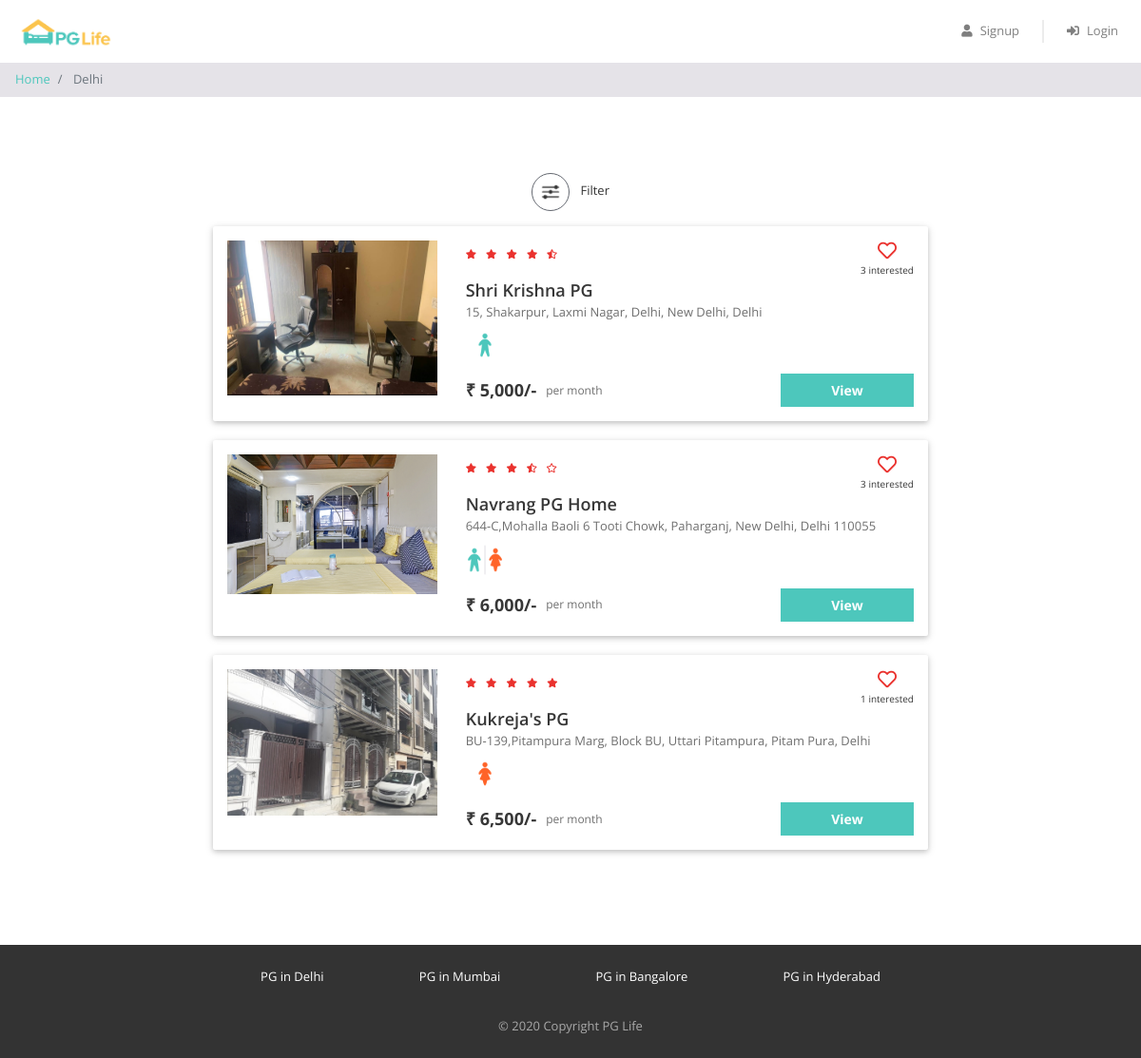
The app's page /property_list_high.php?city=Delhi with its own data.
### tables this page shows
CREATE TABLE `properties` (
  `id` int(11) NOT NULL,
  `city_id` int(11) NOT NULL,
  `name` varchar(100) NOT NULL,
  `address` varchar(255) NOT NULL,
  `description` longtext NOT NULL,
  `gender` enum('male','female','unisex') NOT NULL,
  `rent` int(11) NOT NULL,
  `rating_clean` float(2,1) NOT NULL,
  `rating_food` float(2,1) NOT NULL,
  `rating_safety` float(2,1) NOT NULL
);

### property_list_high.php (the view, shortened to what this page needs)
<?php
require "includes/database_connect.php";
$city_name = $_GET["city"];
$sql_1 = "SELECT * FROM cities WHERE name ='$city_name'";
$result_1 = mysqli_query($conn, $sql_1);
$city = mysqli_fetch_assoc($result_1);
$city_id = $city['id'];
$sql_3 = "SELECT *
            FROM interested_users_properties iup
            INNER JOIN properties p ON iup.property_id = p.id
            WHERE p.city_id = $city_id";
$result_3 = mysqli_query($conn, $sql_3);
$interested_users_properties = mysqli_fetch_all($result_3, MYSQLI_ASSOC);
?>
<!DOCTYPE html>
<html lang="en">
<head>
    <?php
    include "includes/head_links.php";
    ?>
    <link href="css/property_list.css" rel="stylesheet" />
</head>
<body>
    <?php
    include "includes/header.php";
    ?>
    <nav aria-label="breadcrumb">
        <ol class="breadcrumb py-2">
            <li class="breadcrumb-item">
                <a href="index.php">Home</a>
            </li>
            <li class="breadcrumb-item active" aria-current="page">
                <?php echo $city_name; ?>
            </li>
        </ol>
    </nav>
    <div class="page-container">
        <div class="filter-bar row justify-content-around">
            <div class="col-auto" data-toggle="modal" data-target="#filter-modal">
                <img src="img/filter.png" alt="filter" />
                <span>Filter</span>
            </div>
        </div>
        <?php
            $sql_2 = "SELECT p.* FROM properties p,cities c WHERE p.city_id = c.id and c.name='$city_name'  order by rent ASC";
        $result_2 = mysqli_query($conn, $sql_2);
        $properties = mysqli_fetch_all($result_2, MYSQLI_ASSOC);
        foreach ($properties as $property) {
            $property_images = glob("img/properties/" . $property['id'] . "/*");
        ?>
        <div class="property-card row">
            <div class="image-container col-md-4">
                <img src="<?= $property_images[0] ?>" />
            </div>
            <div class="content-container col-md-8">
                <div class="row no-gutters justify-content-between">
                    <?php
                    $total_rating = ($property['rating_clean'] + $property['rating_food'] + $property['rating_safety']) / 3;
                    $total_rating = round($total_rating, 1);
                    ?>
                    <div class="star-container" title="<?= $total_rating ?>">
                        <?php
                        $rating = $total_rating;
                        for ($i = 0; $i < 5; $i++) {
                            if ($rating >= $i + 0.8) {
                        ?>
                                <i class="fas fa-star"></i>
                            <?php
                            } elseif ($rating >= $i + 0.3) {
                            ?>
                                <i class="fas fa-star-half-alt"></i>
                            <?php
                            } else {
                            ?>
                                <i class="far fa-star"></i>
                        <?php
                            }
                        }
                        ?>
                    </div>
                    <div class="interested-container">
                        <?php
                        $interested_users_count = 0;
                        $is_interested = false;
                        foreach ($interested_users_properties as $interested_user_property) {
                            if ($interested_user_property['property_id'] == $property['id']) {
                                $interested_users_count++;
                            }
                        }
                        if ($is_interested) {
                        ?>
                            <i class="fas fa-heart"></i>
                        <?php
                        } else {
                        ?>
                            <i class="far fa-heart"></i>
                        <?php
                        }
                        ?>
                        <div class="interested-text"><?= $interested_users_count ?> interested</div>
                    </div>
                </div>
                <div class="detail-container">
                    <div class="property-name"><?= $property['name'] ?></div>
                    <div class="property-address"><?= $property['address'] ?></div>
                    <div class="property-gender">
                        <?php
                        if ($property['gender'] == "male") {
                        ?>
                            <img src="img/male.png" />
                        <?php
                        } elseif ($property['gender'] == "female") {
                        ?>
                            <img src="img/female.png" />
                        <?php
                        } else {
                        ?>
                            <img src="img/unisex.png" />
                        <?php
                        }
                        ?>
                    </div>
                </div>
                <div class="row no-gutters">
                    <div class="rent-container col-6">
                        <div class="rent">₹ <?= number_format($property['rent']) ?>/-</div>
                        <div class="rent-unit">per month</div>
                    </div>
                    <div class="button-container col-6">
                        <a href="property_detail.php?property_id=<?= $property['id'] ?>" class="btn btn-primary">View</a>
                    </div>
                </div>
            </div>
        </div>
        <?php
        }
        ?>
    </div>
    <?php
    include "includes/footer.php";
    ?>
</body>
</html>

### css/common.css (style rules this page uses)
* { box-sizing: border-box; font-family: 'Open Sans', sans-serif; }
body { color: #373737; font-size: 16px; position: relative; }
.btn-primary, .btn-warning, .btn-danger { color: white; font-weight: bold; }
.breadcrumb { background-color: #e5e3e8; font-size: 13px; border-radius: 0px; margin-bottom: 0px; }
.page-container { max-width: 800px; padding: 80px 24px; margin: auto; }

### css/property_list.css (style rules this page uses)
.filter-bar > div { font-size: 13px; text-align: center; margin-bottom: 16px; }
.filter-bar img { width: 40px; height: 40px; border-radius: 40px; border: 1px solid #646870; padding: 6px; margin-right: 8px; }
.property-card { background-color: #ffffff; border-radius: 2px; padding: 15px 0px; margin: 0px auto 20px; box-shadow: 0 2px 5px 0 rgba(0, 0, 0, 0.16), 0 2px 10px 0 rgba(0, 0, 0, 0.12); }
.image-container { text-align: center; }
.image-container img { width: 100%; max-width: 300px; }
.star-container i { color: #EA322E; font-size: 10px; margin-right: 6px; }
.interested-container { text-align: center; }
.interested-container i { color: #EA322E; font-size: 20px; cursor: pointer; }
.interested-text { font-size: 10px; }
.detail-container { padding-bottom: 10px; }
.property-name { font-size: 18px; font-weight: 600; }
.property-address { color: #6f6f6f; font-size: 13px; padding-bottom: 5px; }
.property-gender img { width: 40px; }
.rent-container { display: flex; align-items: center; }
.rent { font-size: 18px; font-weight: bold; padding-right: 10px; }
.rent-unit { color: #6f6f6f; font-size: 12px; }
.button-container .btn { font-size: 14px; border-radius: 0px; width: 140px; float: right; }

### records on screen
properties: shows a picture, interested_users_count "3", name "Shri Krishna PG", address "15, Shakarpur, Laxmi Nagar, Delhi, New Delhi, Delhi", rent "5,000"
properties: shows a picture, interested_users_count "3", name "Navrang PG Home", address "644-C,Mohalla Baoli 6 Tooti Chowk, Paharganj, New Delhi, Delhi 110055", rent "6,000"
properties: shows a picture, interested_users_count "1", name "Kukreja's PG", address "BU-139,Pitampura Marg, Block BU, Uttari Pitampura, Pitam Pura, Delhi", rent "6,500"

### other values on screen
$city_name "Delhi"
